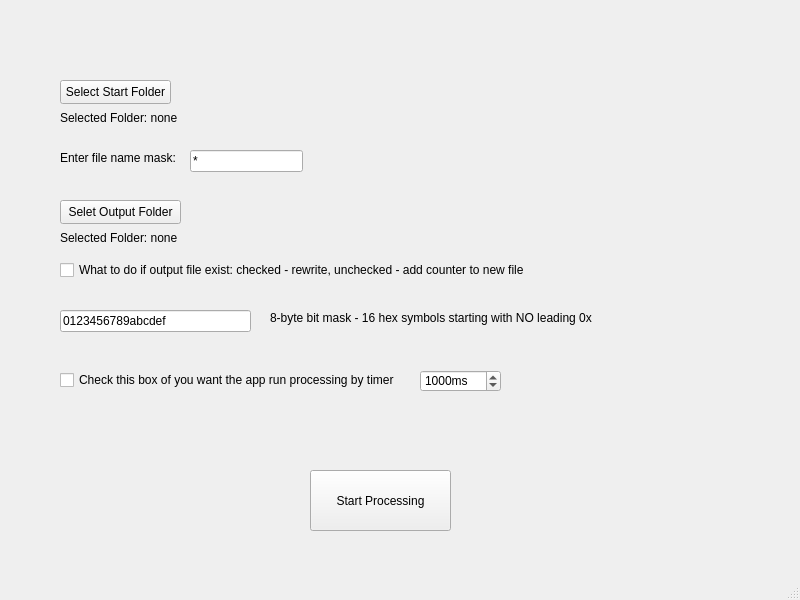
<?xml version="1.0" encoding="UTF-8"?>
<ui version="4.0">
 <class>MainWindow</class>
 <widget class="QMainWindow" name="MainWindow">
  <property name="geometry">
   <rect>
    <x>0</x>
    <y>0</y>
    <width>800</width>
    <height>600</height>
   </rect>
  </property>
  <property name="windowTitle">
   <string>MainWindow</string>
  </property>
  <widget class="QWidget" name="centralwidget">
   <widget class="QPushButton" name="pushButtonSelectStartFolder">
    <property name="geometry">
     <rect>
      <x>60</x>
      <y>80</y>
      <width>111</width>
      <height>24</height>
     </rect>
    </property>
    <property name="text">
     <string>Select Start Folder</string>
    </property>
   </widget>
   <widget class="QLabel" name="labelSelectedStartFolder">
    <property name="geometry">
     <rect>
      <x>60</x>
      <y>110</y>
      <width>601</width>
      <height>16</height>
     </rect>
    </property>
    <property name="text">
     <string>Selected Folder: none</string>
    </property>
   </widget>
   <widget class="QPushButton" name="pushButtonStartProcessing">
    <property name="geometry">
     <rect>
      <x>310</x>
      <y>470</y>
      <width>141</width>
      <height>61</height>
     </rect>
    </property>
    <property name="text">
     <string>Start Processing</string>
    </property>
   </widget>
   <widget class="QLabel" name="label">
    <property name="geometry">
     <rect>
      <x>60</x>
      <y>150</y>
      <width>131</width>
      <height>16</height>
     </rect>
    </property>
    <property name="text">
     <string>Enter file name mask:</string>
    </property>
   </widget>
   <widget class="QLineEdit" name="lineEditInputFileMask">
    <property name="geometry">
     <rect>
      <x>190</x>
      <y>150</y>
      <width>113</width>
      <height>22</height>
     </rect>
    </property>
    <property name="text">
     <string>*</string>
    </property>
   </widget>
   <widget class="QPushButton" name="pushButtonSelectOutFilePath">
    <property name="geometry">
     <rect>
      <x>60</x>
      <y>200</y>
      <width>121</width>
      <height>24</height>
     </rect>
    </property>
    <property name="text">
     <string>Selet Output Folder</string>
    </property>
   </widget>
   <widget class="QLabel" name="labelSelectedOutFolder">
    <property name="geometry">
     <rect>
      <x>60</x>
      <y>230</y>
      <width>601</width>
      <height>16</height>
     </rect>
    </property>
    <property name="text">
     <string>Selected Folder: none</string>
    </property>
   </widget>
   <widget class="QCheckBox" name="checkBoxRewrite">
    <property name="geometry">
     <rect>
      <x>60</x>
      <y>260</y>
      <width>481</width>
      <height>20</height>
     </rect>
    </property>
    <property name="text">
     <string>What to do if output file exist: checked - rewrite, unchecked - add counter to new file</string>
    </property>
   </widget>
   <widget class="QLineEdit" name="lineEditHexMask">
    <property name="geometry">
     <rect>
      <x>60</x>
      <y>310</y>
      <width>191</width>
      <height>22</height>
     </rect>
    </property>
    <property name="text">
     <string>0123456789abcdef</string>
    </property>
   </widget>
   <widget class="QLabel" name="labelBitMask">
    <property name="geometry">
     <rect>
      <x>270</x>
      <y>310</y>
      <width>331</width>
      <height>16</height>
     </rect>
    </property>
    <property name="text">
     <string>&lt;html&gt;&lt;head/&gt;&lt;body&gt;&lt;p&gt;8-byte bit mask - 16 hex symbols starting with NO leading 0x&lt;/p&gt;&lt;/body&gt;&lt;/html&gt;</string>
    </property>
   </widget>
   <widget class="QSpinBox" name="spinBoxTimer">
    <property name="geometry">
     <rect>
      <x>420</x>
      <y>370</y>
      <width>81</width>
      <height>22</height>
     </rect>
    </property>
    <property name="suffix">
     <string>ms</string>
    </property>
    <property name="minimum">
     <number>100</number>
    </property>
    <property name="maximum">
     <number>5000</number>
    </property>
    <property name="value">
     <number>1000</number>
    </property>
   </widget>
   <widget class="QCheckBox" name="checkBoxRepeat">
    <property name="geometry">
     <rect>
      <x>60</x>
      <y>370</y>
      <width>351</width>
      <height>20</height>
     </rect>
    </property>
    <property name="text">
     <string>Check this box of you want the app run processing by timer</string>
    </property>
   </widget>
  </widget>
  <widget class="QMenuBar" name="menubar">
   <property name="geometry">
    <rect>
     <x>0</x>
     <y>0</y>
     <width>800</width>
     <height>22</height>
    </rect>
   </property>
  </widget>
  <widget class="QStatusBar" name="statusbar"/>
 </widget>
 <resources/>
 <connections/>
</ui>
